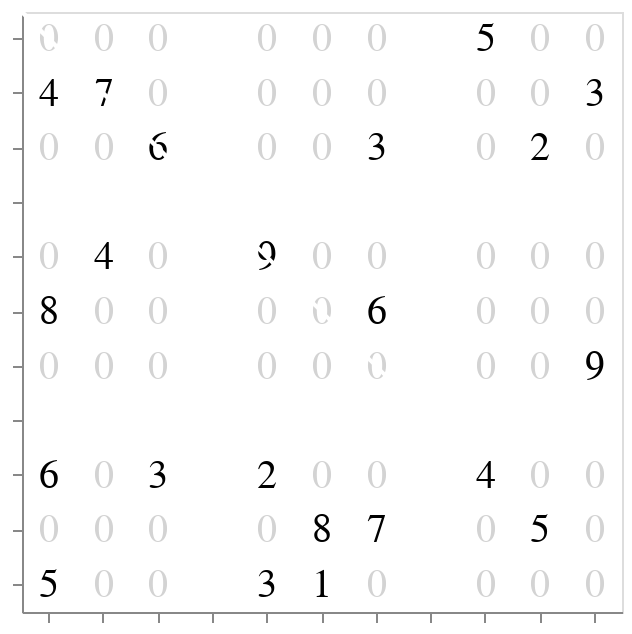

Source (notebook cell):
### Code cell
# Create visualization of the unsolved sodoku matrix
def matrix_to_dataframe(matrix):
    data = {
        'row': [],
        'col': [],
        'value': []
    }
    for i, row in enumerate(matrix):
        for j, value in enumerate(row):
            data['row'].append(i + 1)
            data['col'].append(j + 1)
            data['value'].append(value)
    return pd.DataFrame(data)

df = matrix_to_dataframe(sudoku_matrix)

chart = alt.Chart(df).mark_text(size=20).encode(
    x=alt.X('col:O', axis=alt.Axis(title=None, labels=False)),
    y=alt.Y('row:O', axis=alt.Axis(title=None, labels=False)),
    text='value:N',
    color=alt.condition(
        alt.datum.value == 0, 
        alt.value('lightgray'),  
        alt.value('black')      
    )
).properties(
    width=300,
    height=300
)

rules = alt.Chart(pd.DataFrame({'position': [3.5, 6.5]})).mark_rule(color='white', strokeWidth=2).encode(
    x='position:O', 
    y='position:O' 
)

chart = chart + rules
chart

### Figure 1 — Vega-Lite specification as saved in the notebook (floating-point values rounded to 4 significant figures)
{"config": {"view": {"continuousWidth": 300, "continuousHeight": 300}}, "layer": [{"data": {"name": "data-245cab04f049be6170a69fda7451f9f8"}, "mark": {"type": "text", "size": 20}, "encoding": {"color": {"condition": {"test": "(datum.value === 0)", "value": "lightgray"}, "value": "black"}, "text": {"field": "value", "type": "nominal"}, "x": {"axis": {"labels": false, "title": null}, "field": "col", "type": "ordinal"}, "y": {"axis": {"labels": false, "title": null}, "field": "row", "type": "ordinal"}}}, {"data": {"name": "data-db4d08b843c44c9717cdb1368a6d1061"}, "mark": {"type": "rule", "color": "white", "strokeWidth": 2}, "encoding": {"x": {"field": "position", "type": "ordinal"}, "y": {"field": "position", "type": "ordinal"}}}], "height": 300, "width": 300, "$schema": "https://vega.github.io/schema/vega-lite/v5.16.3.json", "datasets": {"data-245cab04f049be6170a69fda7451f9f8": [{"row": 1, "col": 1, "value": 0}, {"row": 1, "col": 2, "value": 0}, {"row": 1, "col": 3, "value": 0}, {"row": 1, "col": 4, "value": 0}, {"row": 1, "col": 5, "value": 0}, {"row": 1, "col": 6, "value": 0}, {"row": 1, "col": 7, "value": 5}, {"row": 1, "col": 8, "value": 0}, {"row": 1, "col": 9, "value": 0}, {"row": 2, "col": 1, "value": 4}, {"row": 2, "col": 2, "value": 7}, {"row": 2, "col": 3, "value": 0}, {"row": 2, "col": 4, "value": 0}, {"row": 2, "col": 5, "value": 0}, {"row": 2, "col": 6, "value": 0}, {"row": 2, "col": 7, "value": 0}, {"row": 2, "col": 8, "value": 0}, {"row": 2, "col": 9, "value": 3}, {"row": 3, "col": 1, "value": 0}, {"row": 3, "col": 2, "value": 0}, {"row": 3, "col": 3, "value": 6}, {"row": 3, "col": 4, "value": 0}, {"row": 3, "col": 5, "value": 0}, {"row": 3, "col": 6, "value": 3}, {"row": 3, "col": 7, "value": 0}, {"row": 3, "col": 8, "value": 2}, {"row": 3, "col": 9, "value": 0}, {"row": 4, "col": 1, "value": 0}, {"row": 4, "col": 2, "value": 4}, {"row": 4, "col": 3, "value": 0}, {"row": 4, "col": 4, "value": 9}, {"row": 4, "col": 5, "value": 0}, {"row": 4, "col": 6, "value": 0}, {"row": 4, "col": 7, "value": 0}, {"row": 4, "col": 8, "value": 0}, {"row": 4, "col": 9, "value": 0}, {"row": 5, "col": 1, "value": 8}, {"row": 5, "col": 2, "value": 0}, {"row": 5, "col": 3, "value": 0}, {"row": 5, "col": 4, "value": 0}, {"row": 5, "col": 5, "value": 0}, {"row": 5, "col": 6, "value": 6}, {"row": 5, "col": 7, "value": 0}, {"row": 5, "col": 8, "value": 0}, {"row": 5, "col": 9, "value": 0}, {"row": 6, "col": 1, "value": 0}, {"row": 6, "col": 2, "value": 0}, {"row": 6, "col": 3, "value": 0}, {"row": 6, "col": 4, "value": 0}, {"row": 6, "col": 5, "value": 0}, {"row": 6, "col": 6, "value": 0}, {"row": 6, "col": 7, "value": 0}, {"row": 6, "col": 8, "value": 0}, {"row": 6, "col": 9, "value": 9}, {"row": 7, "col": 1, "value": 6}, {"row": 7, "col": 2, "value": 0}, {"row": 7, "col": 3, "value": 3}, {"row": 7, "col": 4, "value": 2}, {"row": 7, "col": 5, "value": 0}, {"row": 7, "col": 6, "value": 0}, {"row": 7, "col": 7, "value": 4}, {"row": 7, "col": 8, "value": 0}, {"row": 7, "col": 9, "value": 0}, {"row": 8, "col": 1, "value": 0}, {"row": 8, "col": 2, "value": 0}, {"row": 8, "col": 3, "value": 0}, {"row": 8, "col": 4, "value": 0}, {"row": 8, "col": 5, "value": 8}, {"row": 8, "col": 6, "value": 7}, {"row": 8, "col": 7, "value": 0}, {"row": 8, "col": 8, "value": 5}, {"row": 8, "col": 9, "value": 0}, {"row": 9, "col": 1, "value": 5}, {"row": 9, "col": 2, "value": 0}, {"row": 9, "col": 3, "value": 0}, {"row": 9, "col": 4, "value": 3}, {"row": 9, "col": 5, "value": 1}, {"row": 9, "col": 6, "value": 0}, {"row": 9, "col": 7, "value": 0}, {"row": 9, "col": 8, "value": 0}, {"row": 9, "col": 9, "value": 0}], "data-db4d08b843c44c9717cdb1368a6d1061": [{"position": 3.5}, {"position": 6.5}]}}
